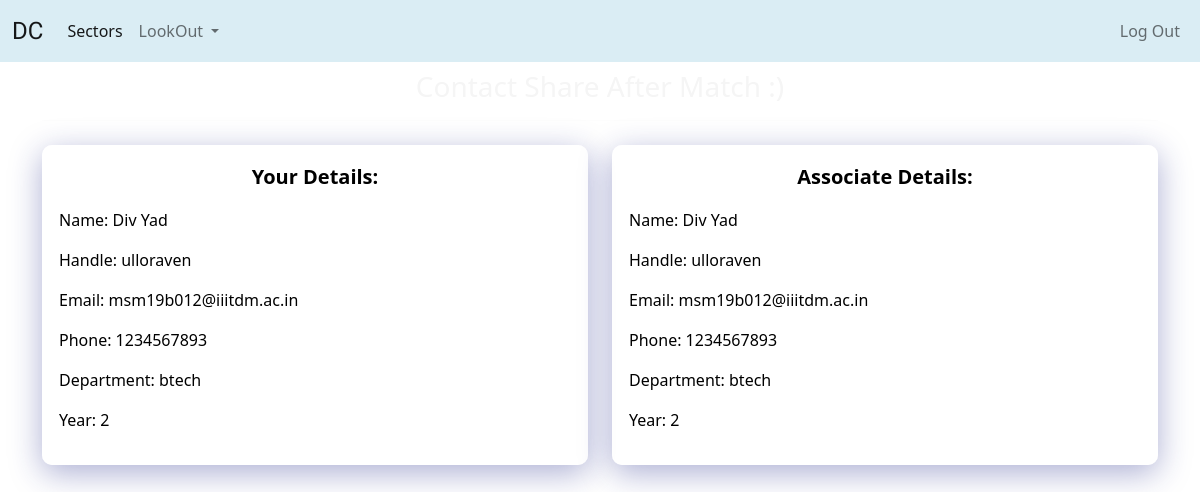
The page /view-contact-receiver/7/ulloraven/ (signed in) on the database its author committed.
### profiles/models.py (models this page shows, shortened)
class User(AbstractUser):
    pass

class UserInfo(models.Model):
    user = models.OneToOneField(User,on_delete=models.CASCADE,related_name='info')
    age = models.PositiveIntegerField()
    gender = models.CharField(max_length=10)
    phone = models.CharField(max_length=10,unique=True)
    department = models.CharField(max_length=56)
    year = models.IntegerField()
    created_at = models.DateTimeField(auto_now=True)
    modified_at = models.DateTimeField(auto_now_add=True)
    is_restricted = models.BooleanField(default=False)

### connect/views.py (the view)
# urls.py: path('view-contact-receiver/<int:id>/<str:username>/',views.view_contact_after_match_receiver,name='view-contact-receiver'),
@login_required
def view_contact_after_match_receiver(request,id,username):
    req_obj = get_object_or_404(Request,pk=id)
    user_obj = get_object_or_404(User,username=username)
    if req_obj.deleted:
        raise PermissionDenied()
    if (request.user.info.year != 1):
        if (req_obj.is_first_year_req):
            raise PermissionDenied()
    if (request.user.info.year == 1):
        if not (req_obj.is_first_year_req):
            raise PermissionDenied()
    if(req_obj.match_with_same_gender):
        if(request.user.info.gender != req_obj.requester.info.gender):
            raise PermissionDenied()
    final_req_obj,created1 = FinalMatchingRequest.objects.get_or_create(request=req_obj)
    final_req_users = final_req_obj.final_req_users.all()
    if not (user_obj in final_req_users):
        messages.error(request,"You have Not Matched!")
        raise PermissionDenied()
    context = {
        'requester':user_obj,
        'requesting':request.user
    }
    return render(request,'connect/contact-sharing.html',context=context)

### connect/templates/connect/contact-sharing.html
{% extends 'base.html' %}
{% block content %}
<h3 class="text-center mt-2">Contact Share After Match :)</h3>
<hr>
<div class="row">
    <div class="col-lg-6 col-sm-12 my-2">
        <div class="card glass-container">
            <div class="card-body">
             <p class="lead text-center fw-bolder card-blackcolor">Your Details:</p>
             <p class="card-blackcolor">Name: {{requesting.first_name}} {{requesting.last_name}}</p>
             <p class="card-blackcolor">Handle: {{requesting.username}}</p>
             <p class="card-blackcolor">Email: {{requesting.email}}</p>
             <p class="card-blackcolor">Phone: {{requesting.info.phone}}</p>
             <p class="card-blackcolor">Department: {{requesting.info.department}}</p>
             <p class="card-blackcolor">Year: {{requesting.info.year}}</p>
            </div>
          </div>
    </div>
    <div class="col-lg-6 col-sm-12 my-2">
        <div class="card glass-container">
            <div class="card-body">
            <p class="lead text-center fw-bolder card-blackcolor">Associate Details:</p>
            <p class="card-blackcolor">Name: {{requester.first_name}} {{requester.last_name}}</p>
            <p class="card-blackcolor">Handle: {{requester.username}}</p>
            <p class="card-blackcolor">Email: {{requester.email}}</p>
            <p class="card-blackcolor">Phone: {{requester.info.phone}}</p>
            <p class="card-blackcolor">Department: {{requester.info.department}}</p>
            <p class="card-blackcolor">Year: {{requester.info.year}}</p>
            </div>
          </div>
    </div>
</div>
{% endblock %}

### static/css/style.css (style rules this page uses)
* { margin: 0; padding: 0; border: 0; font-size: 100%; box-sizing: border-box; color: whitesmoke; }
body { background-image: url('https://ik.imagekit.io/oyjag5asj/image_3mP0GSYNY.jpg'); background-repeat: no-repeat; background-size: cover; background-attachment: fixed; }
.glass-container { background: rgba(255, 255, 255, 0.657); box-shadow: 0 8px 32px 0 rgba( 31, 38, 135, 0.37 ); border-radius: 10px; border: 1px solid rgba( 255, 255, 255, 0.18 ); }
.card-blackcolor { color: black; }

### rows shown on the page
User: first_name "Div", last_name "Yad", username "ulloraven", email "msm19b012@iiitdm.ac.in", info.phone "1234567893", info.department "btech", info.year "2"
